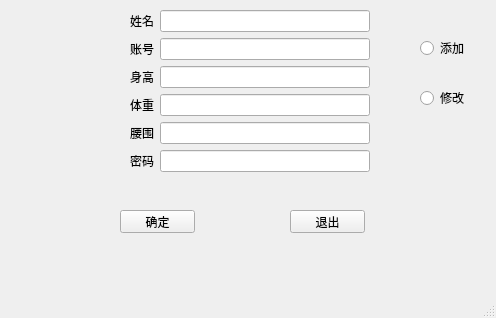
<?xml version="1.0" encoding="UTF-8"?>
<ui version="4.0">
 <class>admin_change</class>
 <widget class="QMainWindow" name="admin_change">
  <property name="geometry">
   <rect>
    <x>0</x>
    <y>0</y>
    <width>496</width>
    <height>318</height>
   </rect>
  </property>
  <property name="windowTitle">
   <string>MOTINUE</string>
  </property>
  <widget class="QWidget" name="centralwidget">
   <widget class="QPushButton" name="pushButton_enter">
    <property name="geometry">
     <rect>
      <x>120</x>
      <y>210</y>
      <width>75</width>
      <height>23</height>
     </rect>
    </property>
    <property name="text">
     <string>确定</string>
    </property>
   </widget>
   <widget class="QPushButton" name="pushButton_exit">
    <property name="geometry">
     <rect>
      <x>290</x>
      <y>210</y>
      <width>75</width>
      <height>23</height>
     </rect>
    </property>
    <property name="text">
     <string>退出</string>
    </property>
   </widget>
   <widget class="QRadioButton" name="radioButton_add">
    <property name="geometry">
     <rect>
      <x>420</x>
      <y>40</y>
      <width>89</width>
      <height>16</height>
     </rect>
    </property>
    <property name="text">
     <string>添加</string>
    </property>
   </widget>
   <widget class="QRadioButton" name="radioButton_change">
    <property name="geometry">
     <rect>
      <x>420</x>
      <y>90</y>
      <width>89</width>
      <height>16</height>
     </rect>
    </property>
    <property name="text">
     <string>修改</string>
    </property>
   </widget>
   <widget class="QWidget" name="">
    <property name="geometry">
     <rect>
      <x>130</x>
      <y>10</y>
      <width>240</width>
      <height>163</height>
     </rect>
    </property>
    <layout class="QFormLayout" name="formLayout">
     <item row="0" column="0">
      <widget class="QLabel" name="label_5">
       <property name="text">
        <string>姓名</string>
       </property>
      </widget>
     </item>
     <item row="0" column="1">
      <widget class="QLineEdit" name="lineEdit_name"/>
     </item>
     <item row="1" column="0">
      <widget class="QLabel" name="label">
       <property name="text">
        <string>账号</string>
       </property>
      </widget>
     </item>
     <item row="1" column="1">
      <widget class="QLineEdit" name="lineEdit_number"/>
     </item>
     <item row="2" column="0">
      <widget class="QLabel" name="label_2">
       <property name="text">
        <string>身高</string>
       </property>
      </widget>
     </item>
     <item row="2" column="1">
      <widget class="QLineEdit" name="lineEdit_class"/>
     </item>
     <item row="3" column="0">
      <widget class="QLabel" name="label_3">
       <property name="text">
        <string>体重</string>
       </property>
      </widget>
     </item>
     <item row="3" column="1">
      <widget class="QLineEdit" name="lineEdit_time"/>
     </item>
     <item row="4" column="0">
      <widget class="QLabel" name="label_4">
       <property name="text">
        <string>腰围</string>
       </property>
      </widget>
     </item>
     <item row="4" column="1">
      <widget class="QLineEdit" name="lineEdit_GPA"/>
     </item>
     <item row="5" column="0">
      <widget class="QLabel" name="label_6">
       <property name="text">
        <string>密码</string>
       </property>
      </widget>
     </item>
     <item row="5" column="1">
      <widget class="QLineEdit" name="lineEdit_passowrd"/>
     </item>
    </layout>
   </widget>
  </widget>
  <widget class="QMenuBar" name="menubar">
   <property name="geometry">
    <rect>
     <x>0</x>
     <y>0</y>
     <width>496</width>
     <height>26</height>
    </rect>
   </property>
  </widget>
  <widget class="QStatusBar" name="statusbar"/>
 </widget>
 <resources/>
 <connections/>
</ui>
